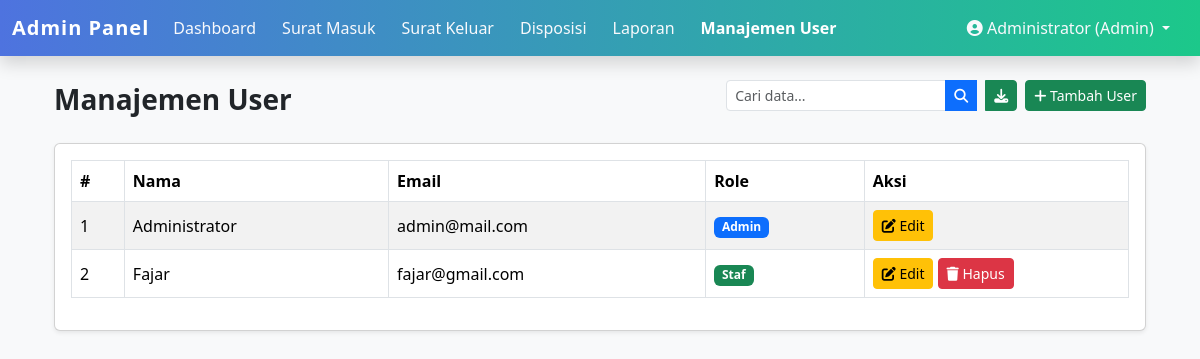
The page /admin/users.php (signed in) on the database its author committed.
### tables this page shows
CREATE TABLE `users` (
  `id` int(11) NOT NULL,
  `nama` varchar(100) DEFAULT NULL,
  `email` varchar(100) DEFAULT NULL,
  `password` varchar(255) DEFAULT NULL,
  `role` varchar(20) NOT NULL,
  `created_at` timestamp NULL DEFAULT current_timestamp()
);

### admin/users.php (the view, shortened to what this page needs)
<?php
include "../includes/db.php";
$q = isset($_GET['q']) ? mysqli_real_escape_string($conn, $_GET['q']) : "";
if ($q) {
    $sql = "SELECT * FROM users
            WHERE nama LIKE '%$q%'
               OR email LIKE '%$q%'
               OR role LIKE '%$q%'
            ORDER BY role, nama";
} else {
    $sql = "SELECT * FROM users ORDER BY role, nama";
}
$users = mysqli_query($conn, $sql);
?>
<!DOCTYPE html>
<html lang="id">
<head>
  <link href="https://cdn.jsdelivr.net/npm/bootstrap@5.3.2/dist/css/bootstrap.min.css" rel="stylesheet">
  <link rel="stylesheet" href="https://cdnjs.cloudflare.com/ajax/libs/font-awesome/6.4.0/css/all.min.css">
</head>
<body class="bg-light">
<?php include "../includes/header.php"; ?>
<div class="container mt-4">
  <div class="d-flex justify-content-between align-items-center mb-3 flex-wrap">
    <h3 class="fw-bold mb-2">Manajemen User</h3>
    <div class="d-flex flex-wrap gap-2">
      <form class="d-flex mb-3" method="get" action="">
        <div class="input-group" style="max-width: 400px;">
          <input type="text" name="q" value="<?= htmlspecialchars($q ?? ""); ?>"
                class="form-control form-control-sm"
                placeholder="Cari data...">
          <button class="btn btn-sm btn-primary" type="submit">
            <i class="fa fa-search"></i>
          </button>
            <a href="export.php?type=users" class="btn btn-sm btn-success ms-2">
              <i class="fa fa-download"></i>
            </a>
        </div>
      </form>
      <a href="user_tambah.php" class="btn btn-success btn-sm mb-3">
        <i class="fa fa-plus"></i> Tambah User
      </a>
    </div>
  </div>
  <div class="card shadow-sm">
    <div class="card-body">
      <table class="table table-bordered table-striped align-middle">
        <thead class="text-white" style="background: linear-gradient(90deg, #4e73df, #1cc88a);">
          <tr>
            <th style="width:5%;">#</th>
            <th style="width:25%;">Nama</th>
            <th style="width:30%;">Email</th>
            <th style="width:15%;">Role</th>
            <th style="width:25%;">Aksi</th>
          </tr>
        </thead>
        <tbody>
          <?php if (mysqli_num_rows($users) > 0): ?>
            <?php $no=1; while($row=mysqli_fetch_assoc($users)): ?>
            <tr>
              <td><?= $no++; ?></td>
              <td><?= htmlspecialchars($row['nama']); ?></td>
              <td><?= htmlspecialchars($row['email']); ?></td>
              <td>
                <?php if($row['role'] == 'admin'): ?>
                  <span class="badge bg-primary">Admin</span>
                <?php elseif($row['role'] == 'staf'): ?>
                  <span class="badge bg-success">Staf</span>
                <?php else: ?>
                  <span class="badge bg-warning text-dark">User</span>
                <?php endif; ?>
              </td>
              <td>
                <a href="user_edit.php?id=<?= $row['id']; ?>" class="btn btn-sm btn-warning">
                  <i class="fa fa-edit"></i> Edit
                </a>
                <?php if ($row['role'] != 'admin'): ?>
                  <a href="users.php?hapus=<?= $row['id']; ?>"
                     class="btn btn-sm btn-danger"
                     onclick="return confirm('Yakin hapus user ini?');">
                    <i class="fa fa-trash"></i> Hapus
                  </a>
                <?php endif; ?>
              </td>
            </tr>
            <?php endwhile; ?>
          <?php else: ?>
            <tr>
              <td colspan="5" class="text-center text-muted">Tidak ada user ditemukan.</td>
            </tr>
          <?php endif; ?>
        </tbody>
      </table>
    </div>
  </div>
</div>
</body>
</html>

### includes/header.php (style rules this page uses)
body { background-color: #f9fafc; font-family: 'Segoe UI', Tahoma, Geneva, Verdana, sans-serif; }

### rows shown on the page
users: nama "Administrator", email "admin@mail.com", role "Admin"
users: nama "Fajar", email "fajar@gmail.com", role "Staf"

### other values the page prints
$_SESSION['nama'] "Administrator"
$_SESSION['role'] "Admin"
